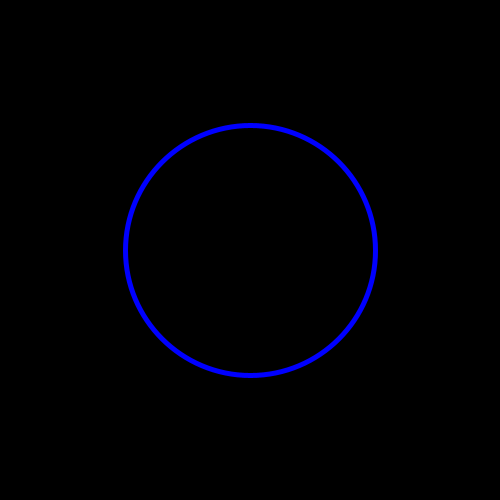
Frame 1 (no input)
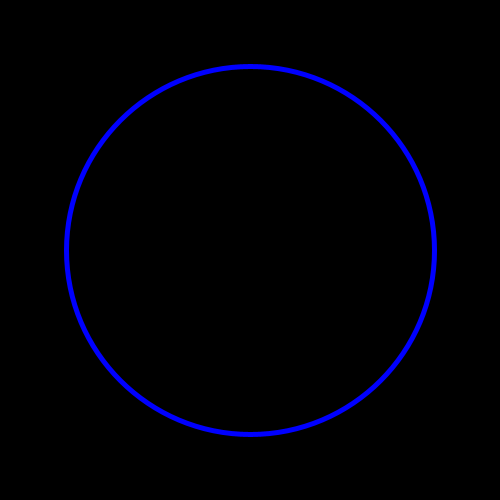
Frame 60 (the mouse pressed at the canvas centre just before this capture)
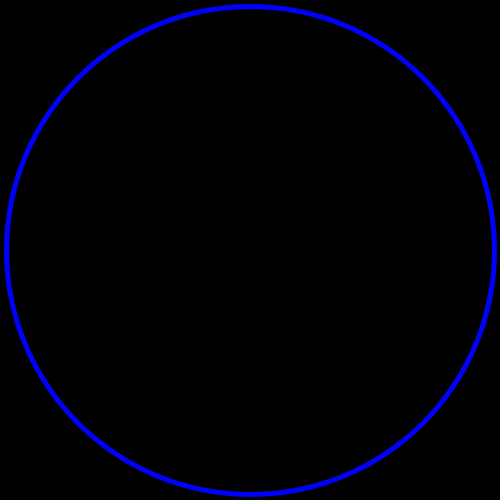
Frame 120 (the mouse held since frame 60 and released just before this capture)

The Processing sketch that drew these frames (run headless with seeded random() and noise(); from frame 60 on, the mouse is pressed at the canvas centre):

// Processing sketch: processing_31490
// ── processing_31490.pde

int rabbit = 250;
int goat = 250;

void setup(){
  size(500,500);
  noFill();


}

void draw(){
  background(0);
  
  stroke(0,0,255);
  strokeWeight(5);
  ellipse(250, 250, rabbit, rabbit);
  rabbit = rabbit + 2;
  
  if(rabbit>500){
      background(0);
      stroke(255);
      rabbit = 0;

  }/* else{
    rabbit = rabbit -4;
  }
*/  
}
                                
